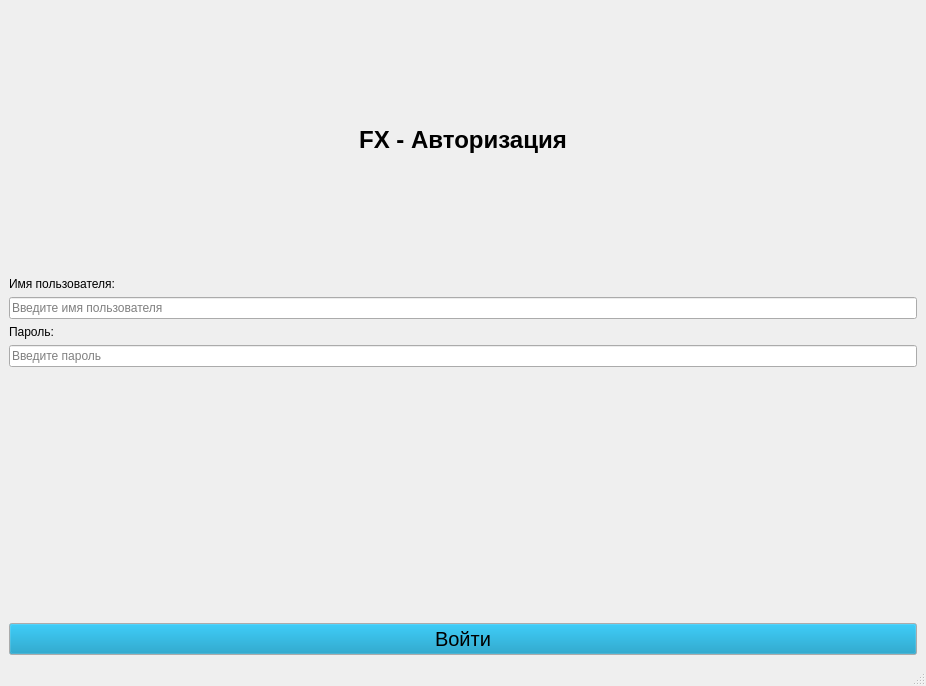
<?xml version="1.0" encoding="UTF-8"?>
<ui version="4.0">
 <class>FileseXchange</class>
 <widget class="QMainWindow" name="FileseXchange">
  <property name="geometry">
   <rect>
    <x>0</x>
    <y>0</y>
    <width>926</width>
    <height>686</height>
   </rect>
  </property>
  <property name="windowTitle">
   <string>FileseXchange</string>
  </property>
  <widget class="QWidget" name="centralwidget">
   <layout class="QVBoxLayout" name="verticalLayout">
    <item>
     <widget class="QLabel" name="label_title">
      <property name="sizePolicy">
       <sizepolicy hsizetype="Preferred" vsizetype="Preferred">
        <horstretch>0</horstretch>
        <verstretch>0</verstretch>
       </sizepolicy>
      </property>
      <property name="font">
       <font>
        <pointsize>18</pointsize>
        <italic>false</italic>
        <bold>true</bold>
        <underline>false</underline>
       </font>
      </property>
      <property name="frameShadow">
       <enum>QFrame::Shadow::Plain</enum>
      </property>
      <property name="text">
       <string>FX - Авторизация</string>
      </property>
      <property name="alignment">
       <set>Qt::AlignmentFlag::AlignCenter</set>
      </property>
     </widget>
    </item>
    <item>
     <widget class="QLabel" name="label_login">
      <property name="sizePolicy">
       <sizepolicy hsizetype="Preferred" vsizetype="Maximum">
        <horstretch>0</horstretch>
        <verstretch>100</verstretch>
       </sizepolicy>
      </property>
      <property name="text">
       <string>Имя пользователя:</string>
      </property>
     </widget>
    </item>
    <item>
     <widget class="QLineEdit" name="lineEdit_login">
      <property name="sizePolicy">
       <sizepolicy hsizetype="Expanding" vsizetype="Fixed">
        <horstretch>0</horstretch>
        <verstretch>0</verstretch>
       </sizepolicy>
      </property>
      <property name="placeholderText">
       <string>Введите имя пользователя</string>
      </property>
     </widget>
    </item>
    <item>
     <widget class="QLabel" name="label_password">
      <property name="sizePolicy">
       <sizepolicy hsizetype="Preferred" vsizetype="Maximum">
        <horstretch>0</horstretch>
        <verstretch>20</verstretch>
       </sizepolicy>
      </property>
      <property name="text">
       <string>Пароль:</string>
      </property>
     </widget>
    </item>
    <item>
     <widget class="QLineEdit" name="lineEdit_password">
      <property name="echoMode">
       <enum>QLineEdit::EchoMode::Password</enum>
      </property>
      <property name="placeholderText">
       <string>Введите пароль</string>
      </property>
     </widget>
    </item>
    <item>
     <spacer name="verticalSpacer">
      <property name="orientation">
       <enum>Qt::Orientation::Vertical</enum>
      </property>
      <property name="sizeType">
       <enum>QSizePolicy::Policy::Fixed</enum>
      </property>
      <property name="sizeHint" stdset="0">
       <size>
        <width>112</width>
        <height>250</height>
       </size>
      </property>
     </spacer>
    </item>
    <item>
     <widget class="QPushButton" name="button_enter">
      <property name="palette">
       <palette>
        <active>
         <colorrole role="Button">
          <brush brushstyle="SolidPattern">
           <color alpha="255">
            <red>0</red>
            <green>140</green>
            <blue>186</blue>
           </color>
          </brush>
         </colorrole>
        </active>
        <inactive>
         <colorrole role="Button">
          <brush brushstyle="SolidPattern">
           <color alpha="255">
            <red>0</red>
            <green>140</green>
            <blue>186</blue>
           </color>
          </brush>
         </colorrole>
        </inactive>
        <disabled>
         <colorrole role="Button">
          <brush brushstyle="SolidPattern">
           <color alpha="255">
            <red>0</red>
            <green>140</green>
            <blue>186</blue>
           </color>
          </brush>
         </colorrole>
        </disabled>
       </palette>
      </property>
      <property name="font">
       <font>
        <pointsize>15</pointsize>
        <bold>false</bold>
       </font>
      </property>
      <property name="text">
       <string>Войти</string>
      </property>
     </widget>
    </item>
   </layout>
  </widget>
  <widget class="QMenuBar" name="menubar">
   <property name="geometry">
    <rect>
     <x>0</x>
     <y>0</y>
     <width>926</width>
     <height>22</height>
    </rect>
   </property>
  </widget>
  <widget class="QStatusBar" name="statusbar"/>
 </widget>
 <resources/>
 <connections/>
</ui>
